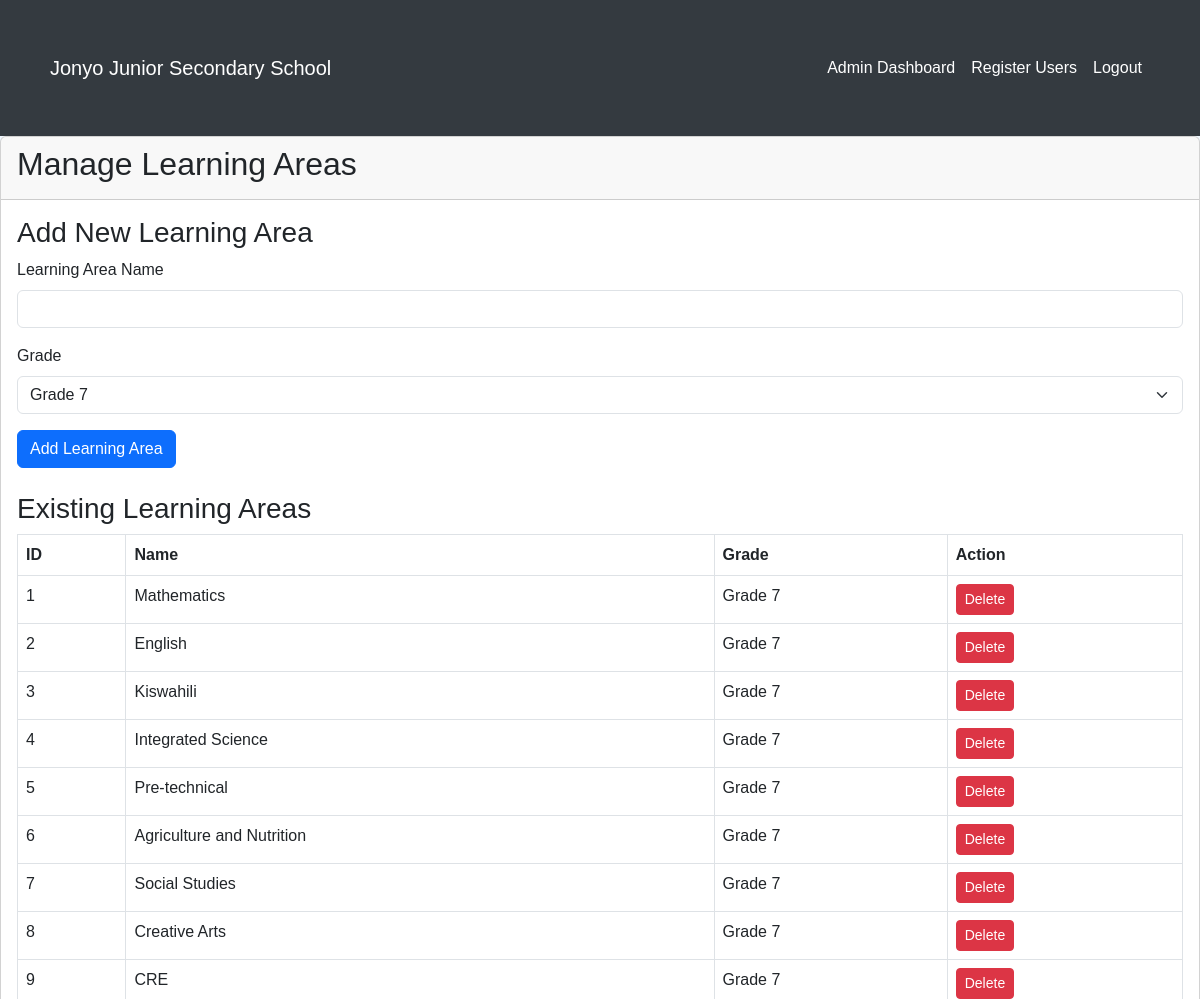
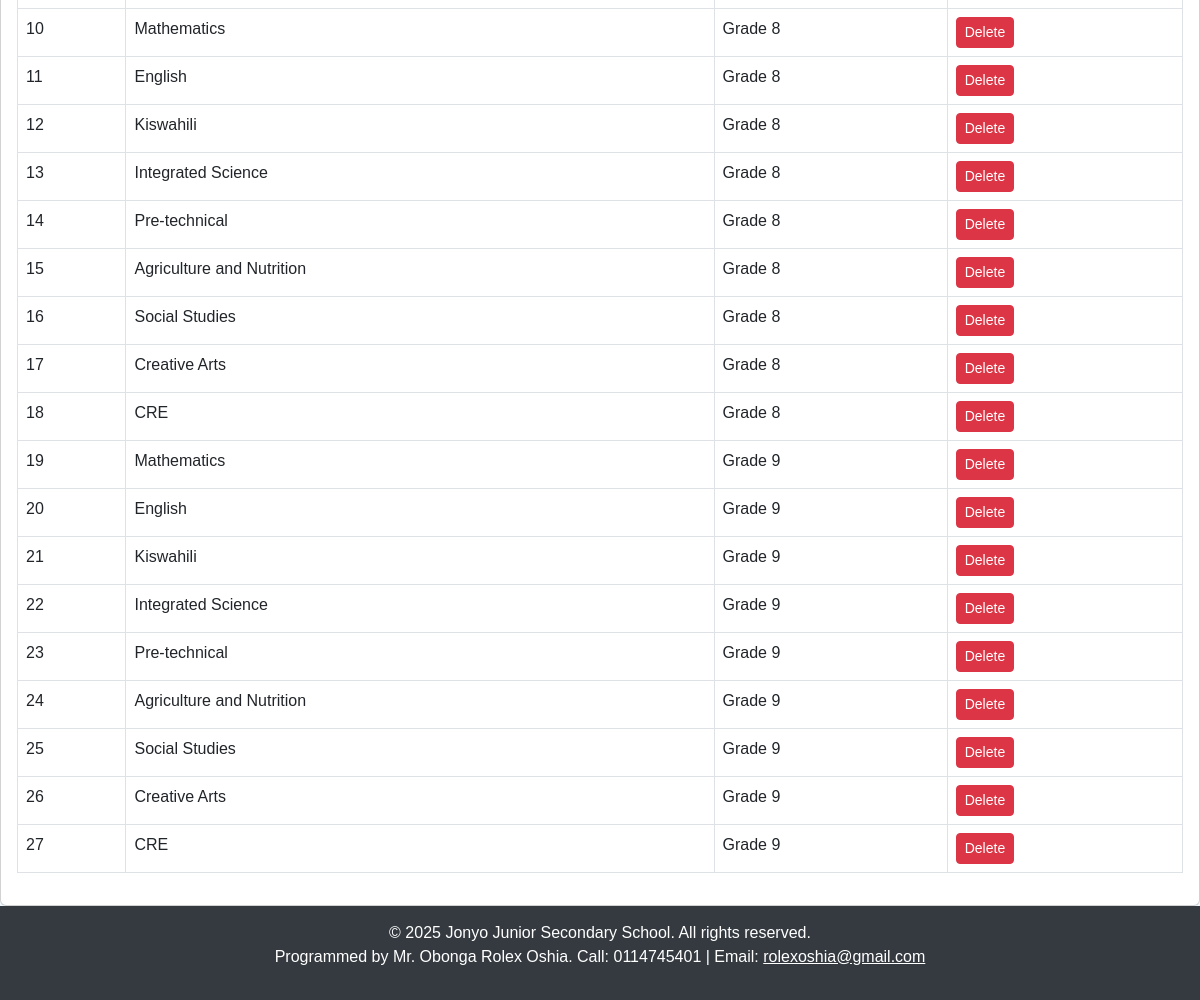
The app's page /manage_learning_areas (signed in) with its own data (2 pictures, top to bottom).
### tables this page shows
CREATE TABLE learning_areas (
        id INTEGER PRIMARY KEY AUTOINCREMENT,
        name TEXT,
        grade TEXT
    );

### app.py (the view, shortened to what this page needs)
@app.route('/manage_learning_areas', methods=['GET', 'POST'])
def manage_learning_areas():
    if 'role' not in session or session['role'] != 'admin':
        return redirect(url_for('login'))
    conn = sqlite3.connect('jonyo_school.db')
    c = conn.cursor()
    c.execute("SELECT id, name, grade FROM learning_areas")
    learning_areas = c.fetchall()
    conn.close()
    return render_template('manage_learning_areas.html', learning_areas=learning_areas)

### app.py (called while the page is built, shortened)
@app.context_processor
def inject_tokens():
    delete_token = hashlib.md5(f"{current_user.id if current_user.is_authenticated else 'guest'}{app.config['SECRET_KEY']}{int(time.time())//3600}".encode()).hexdigest()
    return dict(delete_token=delete_token, csrf_token=lambda: session.get('csrf_token', ''))

@login_manager.user_loader
def load_user(user_id):
    try:
        conn = sqlite3.connect('jonyo_school.db')
        c = conn.cursor()
        c.execute("SELECT id, username, role, full_name FROM users WHERE id=?", (user_id,))
        user_data = c.fetchone()
        if user_data:
            session['role'] = user_data[2]
            session['full_name'] = user_data[3]
            conn.close()
            return User(user_data[0], user_data[1], user_data[2], user_data[3])
    except sqlite3.Error as e:
        logging.error(f"Database error in load_user for user_id {user_id}: {str(e)}")
        return None

### templates/manage_learning_areas.html (shortened to what this page needs)
{% extends "base.html" %}
{% block content %}
<div class="card">
    <div class="card-header">
        <h2>Manage Learning Areas</h2>
    </div>
    <div class="card-body">
        <h3>Add New Learning Area</h3>
        <form method="POST">
            <div class="mb-3">
                <label for="name" class="form-label">Learning Area Name</label>
                <input type="text" class="form-control" id="name" name="name" required>
            </div>
            <div class="mb-3">
                <label for="grade" class="form-label">Grade</label>
                <select class="form-select" id="grade" name="grade" required>
                    <option value="Grade 7">Grade 7</option>
                </select>
            </div>
            <button type="submit" class="btn btn-primary">Add Learning Area</button>
        </form>
        <h3 class="mt-4">Existing Learning Areas</h3>
        <table class="table table-bordered">
            <thead>
                <tr>
                    <th>ID</th>
                    <th>Name</th>
                    <th>Grade</th>
                    <th>Action</th>
                </tr>
            </thead>
            <tbody>
                {% for area in learning_areas %}
                    <tr>
                        <td>{{ area[0] }}</td>
                        <td>{{ area[1] }}</td>
                        <td>{{ area[2] }}</td>
                        <td>
                            <form method="POST" style="display:inline;">
                                <button type="submit" class="btn btn-danger btn-sm" onclick="return confirm('Are you sure you want to delete this learning area?')">Delete</button>
                            </form>
                        </td>
                    </tr>
                {% endfor %}
            </tbody>
        </table>
    </div>
</div>
{% endblock %}

### templates/base.html (style rules this page uses)
body { background-color: #f0f8ff; font-family: Arial, sans-serif; }

### records on screen
learning_areas: id "1", name "Mathematics", grade "Grade 7"
learning_areas: id "2", name "English", grade "Grade 7"
learning_areas: id "3", name "Kiswahili", grade "Grade 7"
learning_areas: id "4", name "Integrated Science", grade "Grade 7"
learning_areas: id "5", name "Pre-technical", grade "Grade 7"
learning_areas: id "6", name "Agriculture and Nutrition", grade "Grade 7"
learning_areas: id "7", name "Social Studies", grade "Grade 7"
learning_areas: id "8", name "Creative Arts", grade "Grade 7"
learning_areas: id "9", name "CRE", grade "Grade 7"
learning_areas: id "10", name "Mathematics", grade "Grade 8"
learning_areas: id "11", name "English", grade "Grade 8"
learning_areas: id "12", name "Kiswahili", grade "Grade 8"
learning_areas: id "13", name "Integrated Science", grade "Grade 8"
learning_areas: id "14", name "Pre-technical", grade "Grade 8"
learning_areas: id "15", name "Agriculture and Nutrition", grade "Grade 8"
learning_areas: id "16", name "Social Studies", grade "Grade 8"
learning_areas: id "17", name "Creative Arts", grade "Grade 8"
learning_areas: id "18", name "CRE", grade "Grade 8"
learning_areas: id "19", name "Mathematics", grade "Grade 9"
learning_areas: id "20", name "English", grade "Grade 9"
learning_areas: id "21", name "Kiswahili", grade "Grade 9"
learning_areas: id "22", name "Integrated Science", grade "Grade 9"
learning_areas: id "23", name "Pre-technical", grade "Grade 9"
learning_areas: id "24", name "Agriculture and Nutrition", grade "Grade 9"
learning_areas: id "25", name "Social Studies", grade "Grade 9"
learning_areas: id "26", name "Creative Arts", grade "Grade 9"
learning_areas: id "27", name "CRE", grade "Grade 9"

### other values on screen
{{ current_year|default(2025) }} "2025"
